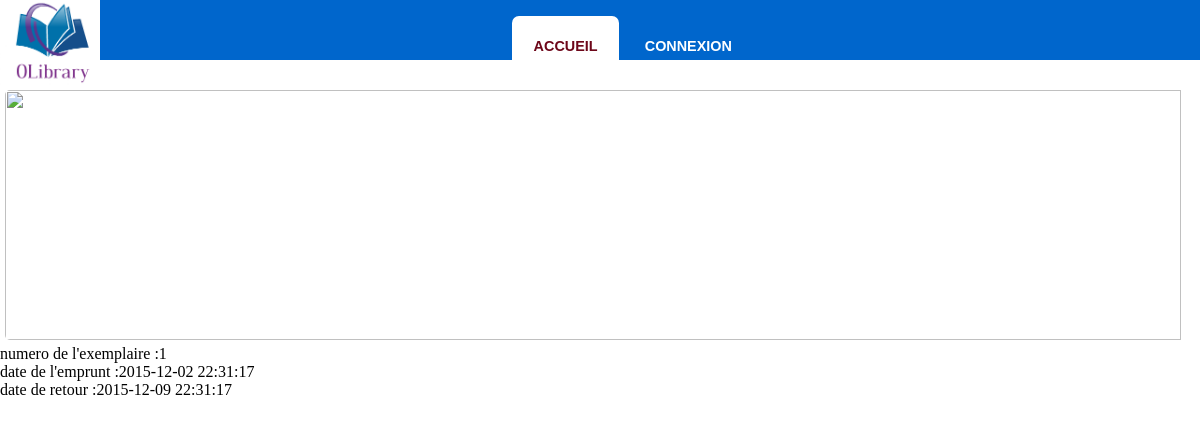
The app's page /reserver.php (signed in) with its own data.
### tables this page shows
CREATE TABLE IF NOT EXISTS `emprunt` (
  `emprunt_id` int(11) NOT NULL AUTO_INCREMENT,
  `emprunt_date` datetime DEFAULT NULL,
  `emprunt_retour` datetime DEFAULT NULL,
  `livre_exemplaire` decimal(10,0) NOT NULL,
  `utilisateur_numdecompte` decimal(10,0) NOT NULL,
  `utilisateur_numdecompte_1` int(11) DEFAULT NULL,
  PRIMARY KEY (`emprunt_id`),
  KEY `FK_emprunt_utilisateur_numdecompte_1` (`utilisateur_numdecompte_1`)
);

### reserver.php (the view)
<?php
include_once("includes/header.php");
?>
<div id="menu">
			<ul>
				<li class="active"><a href="./index.php" accesskey="1" title="Page d'Accueil">Accueil</a></li>
				<li><a href="./connexion.php" accesskey="4" title="deconnexion">Connexion</a></li>
			</ul>
</div>
<img id="banner" src="images/banner.jpeg">
<?php
			$query=$connexion->prepare("SELECT livre_exemplaire, emprunt_date, emprunt_retour
			FROM emprunt
			WHERE utilisateur_numdecompte = " . $_SESSION['id'] . "");
			$query->execute();
			$count = $query->rowCount();
			if ($count > 0) {
			while($donnees = $query->fetch()){
			echo "numero de l'exemplaire :";
			echo $donnees['livre_exemplaire']."</br>";
			echo "date de l'emprunt :";
			echo $donnees['emprunt_date']."</br>";
			echo "date de retour :";
			echo $donnees['emprunt_retour']."</br>";
												}
											}
    else
    {
	        echo '<p> Vous n\'avez pas encore emprunté de livre</p>
	        <p>Cliquez <a href="./index.php">ici</a> pour revenir</p>';
	}
?>

### css/style.css (style rules this page uses)
#menu { height: 60px; }
#menu ul { display: inline-block; padding: 0em 2em; text-align: center; }
#menu li { display: inline-block; font-family: Arial; }
#menu li a, #menu li span { display: inline-block; padding: 0em 1.5em; text-decoration: none; font-size: 0.90em; font-weight: 600; text-transform: uppercase; line-height: 60px; outline: 0; color: #FFF; }
#menu li:hover a, #menu li.active a, #menu li.active span { background: #FFF; border-radius: 7px 7px 0px 0px; color: #6D071A; }
#menu { text-align: middle; background-color: #0066CC; padding-left: 40%; }
html { height: 100%; }
body { min-height: 10%; margin: 0; padding: 0; }
body { position: relative; }
#banner { width: 99%; height: 250px; padding-left: 5px; padding-top: 5px; padding-top: 5px; padding-bottom: 5px; border-radius: 10px; }

### records on screen
emprunt: livre_exemplaire "1", emprunt_date "2015-12-02 22:31:17", emprunt_retour "2015-12-09 22:31:17"
